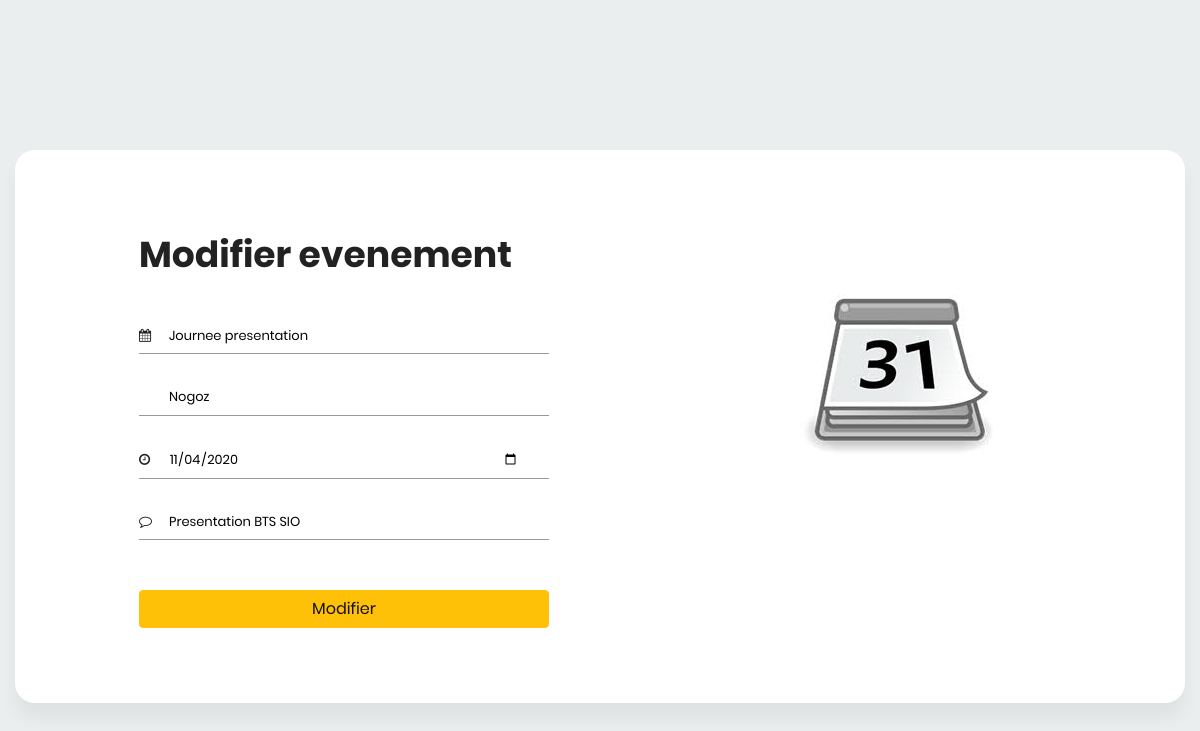
Screenshot of /View/modifier_evenement.php?id=61 with the database file from the repository.
### tables this page shows
CREATE TABLE IF NOT EXISTS `evenement` (
  `id` int(11) NOT NULL AUTO_INCREMENT,
  `nom_evenement` varchar(50) NOT NULL,
  `nom_personne` varchar(50) NOT NULL,
  `date` date NOT NULL,
  `description` varchar(50) NOT NULL,
  PRIMARY KEY (`id`)
);

### View/modifier_evenement.php (the view, shortened to what this page needs)
<!DOCTYPE html>
<html lang="en">
<head>
    <link rel="stylesheet" href="../evenement/fonts/material-icon/css/material-design-iconic-font.min.css">
    <link rel="stylesheet" type="text/css" href="../tableau/vendor/bootstrap/css/bootstrap.min.css">
  <link rel="stylesheet" href="https://cdnjs.cloudflare.com/ajax/libs/font-awesome/4.7.0/css/font-awesome.min.css">
    <link rel="stylesheet" href="../evenement/css/style.css">
    <link rel="stylesheet" href="../evenement/css/style2.css">
</head>
<?php
try{
  $bdd= new PDO('mysql:host=localhost;dbname=ecole; charset=utf8','root','');
}
catch (Exception $e){
  die('Erreur:'.$e->getMessage());
}
?>
</body>
<body>
    <div class="main">
      <?php
      $id = $_GET['id'];
      $req = $bdd->query("SELECT * FROM evenement where id = '$id' ");
      $donnees= $req->fetchall();
      foreach ($donnees as $value) {
      ?>
        <section class="signup">
            <div class="container">
                <div class="signup-content">
                    <div class="signup-form">
                        <h2 class="form-title">Modifier evenement</h2>
                        <form method="POST" action="../manager/modifier_evenement.php" class="register-form" id="register-form">
                            <div class="form-group">
                                <label for="nom_evenement"><i class="fa fa-calendar"></i></label>
                                <input type="text" name="nom_evenement" id="name" placeholder="Nom de l'évènement" <?php echo 'value='.'"'.$value["nom_evenement"].'"'.''?> required/>
                            </div>
                            <div class="form-group">
                                <label for="name"><i class="zmdi zmdi-account material-icons-name"></i></label>
                                <input type="text" name="nom_personne" id="name" placeholder="Nom de la personne" <?php echo 'value='.'"'.$value["nom_personne"].'"'.''?> required/>
                            </div>
                            <div class="form-group">
                                <label for="date"><i class="fa fa-clock-o"></i></label>
                                <input type="date" name="date" id="email" placeholder="Entrer la date" <?php echo 'value='.'"'.$value["date"].'"'.''?> required/>
                            </div>
                            <div class="form-group">
                                <label for="description"><i class="fa fa-comment-o"></i></label>
                                <input type="text" name="description" id="description" placeholder="Description" <?php echo 'value='.'"'.$value["description"].'"'.''?> required/>
                            </div>
                        <?php
                          }
                        ?>
                            <div class="form-group form-button">
                              <input type="submit" name="signup" id="signup" class="btn btn-warning" value="Modifier"/>
                            </div>
                        </form>
                    </div>
                    <div class="signup-image">
                        <figure><img src="../evenement/images/evenement.jpg" alt="sing up image"></figure>
                    </div>
                </div>
            </div>
        </section>
    </div>
</body>
</html>

### evenement/css/style.css (style rules this page uses)
display-flex, .display-flex, .display-flex-center, .signup-content, .signin-content, .social-login, .socials { display: flex; display: -webkit-flex; }
input, select, textarea { outline: none; appearance: unset !important; -moz-appearance: unset !important; -webkit-appearance: unset !important; -o-appearance: unset !important; -ms-appearance: unset !important; }
img { max-width: 100%; height: auto; }
figure { margin: 0; }
h2 { line-height: 1.66; margin: 0; padding: 0; font-weight: bold; color: #222; font-family: Poppins; font-size: 36px; }
.main { background: #f8f8f8; padding: 150px 0; }
body { font-size: 13px; line-height: 1.8; color: #222; background: #f8f8f8; font-weight: 400; font-family: Poppins; }
.container { width: 900px; background: #fff; margin: 0 auto; box-shadow: 0px 15px 16.83px 0.17px rgba(0, 0, 0, 0.05); -moz-box-shadow: 0px 15px 16.83px 0.17px rgba(0, 0, 0, 0.05); -webkit-box-shadow: 0px 15px 16.83px 0.17px rgba(0, 0, 0, 0.05); -o-box-shadow: 0px 15px 16.83px 0.17px rgba(0, 0, 0, 0.05); -ms-box-shadow: 0px 15px 16.83px 0.17px rgba(0, 0, 0, 0.05); border-radius: 20px; -moz-border-radius: 20px; -webkit-border-radius: 20px; -o-border-radius: 20px; -ms-border-radius: 20px; }
.signup { margin-bottom: 150px; }
.signup-content { padding: 75px 0; }
.signup-form, .signup-image, .signin-form, .signin-image { width: 50%; overflow: hidden; }
.signup-image { margin: 0 55px; }
.form-title { margin-bottom: 33px; }
.signup-image { margin-top: 45px; }
figure { margin-bottom: 50px; text-align: center; }
.signup-form { margin-left: 75px; margin-right: 75px; padding-left: 34px; }
.register-form { width: 100%; }
.form-group { position: relative; margin-bottom: 25px; overflow: hidden; }
.form-group:last-child { margin-bottom: 0px; }
input { width: 100%; display: block; border: none; border-bottom: 1px solid #999; padding: 6px 30px; font-family: Poppins; box-sizing: border-box; }
label { position: absolute; left: 0; top: 50%; transform: translateY(-50%); -moz-transform: translateY(-50%); -webkit-transform: translateY(-50%); -o-transform: translateY(-50%); -ms-transform: translateY(-50%); color: #222; }
.material-icons-name { font-size: 18px; }
@media screen and (max-width: 1200px) { .container { width: calc( 100% - 30px); max-width: 100%; } }
@media screen and (min-width: 1024px) { .container { max-width: 1200px; } }

### evenement/css/style2.css (style rules this page uses)
.main { background: #ebeeef; padding: 150px 0; }
body { font-size: 13px; line-height: 1.8; color: $black-color; background: #ebeeef; font-weight: 400; font-family: Poppins; }

### rows the page displays
evenement: nom_evenement "Journee presentation", nom_personne "Nogoz", date "11/04/2020", description "Presentation BTS SIO"
